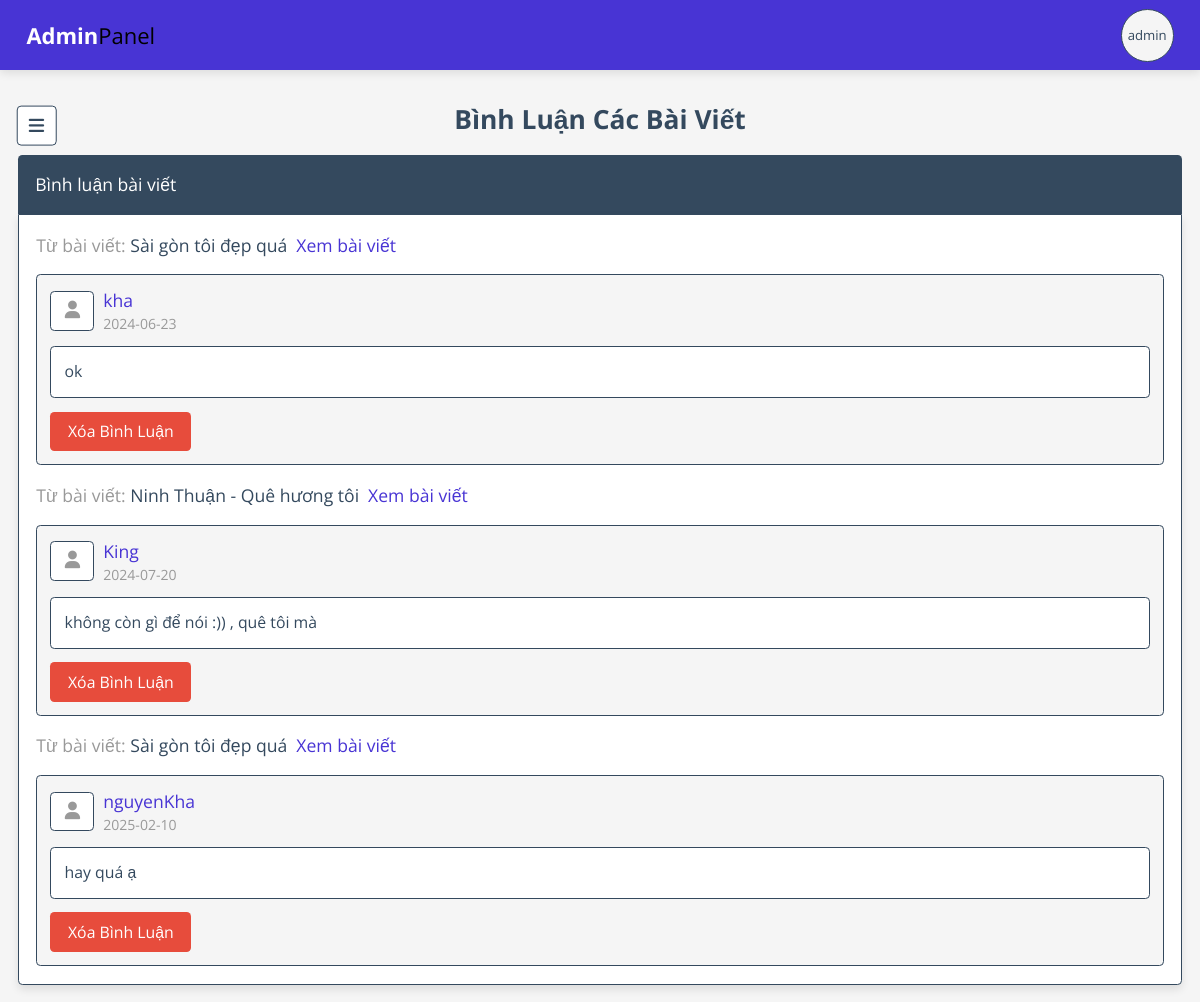
Screenshot of /admin/comments.php (signed in) with the database file from the repository.
### tables this page shows
CREATE TABLE `posts` (
  `id` int(100) NOT NULL,
  `admin_id` int(100) NOT NULL,
  `name` varchar(100) NOT NULL,
  `title` varchar(100) NOT NULL,
  `content` varchar(10000) NOT NULL,
  `category` varchar(50) NOT NULL,
  `image` varchar(100) NOT NULL,
  `date` date NOT NULL,
  `status` varchar(10) NOT NULL,
  `tag_id` int(11) DEFAULT NULL
);

CREATE TABLE `comments` (
  `id` int(100) NOT NULL,
  `post_id` int(100) NOT NULL,
  `admin_id` int(100) NOT NULL,
  `user_id` int(100) NOT NULL,
  `user_name` varchar(50) NOT NULL,
  `comment` varchar(1000) NOT NULL,
  `date` date NOT NULL
);

### admin/comments.php (the view, shortened to what this page needs)
<?php
include '../components/connect.php';
$admin_id = $_SESSION['admin_id'];
?>
<!DOCTYPE html>
<html lang="en">
<head>
   <link rel="stylesheet" href="https://cdnjs.cloudflare.com/ajax/libs/font-awesome/6.1.1/css/all.min.css">
   <link rel="stylesheet" href="../css/admin_style_edit.css">
</head>
<body>
   <?php include '../components/admin_header.php' ?>
   <section class="comments">
      <h1 class="heading">Bình luận các bài viết</h1>
      <p class="comment-title">Bình luận bài viết</p>
      <div class="box-container">
         <?php
         $select_comments = $conn->prepare("SELECT * FROM `comments` WHERE admin_id = ?");
         $select_comments->execute([$admin_id]);
         if ($select_comments->rowCount() > 0) {
            while ($fetch_comments = $select_comments->fetch(PDO::FETCH_ASSOC)) {
         ?>
               <?php
               $select_posts = $conn->prepare("SELECT * FROM `posts` WHERE id = ?");
               $select_posts->execute([$fetch_comments['post_id']]);
               while ($fetch_posts = $select_posts->fetch(PDO::FETCH_ASSOC)) {
               ?>
                  <div class="post-title"> Từ bài viết: <span><?= $fetch_posts['title']; ?></span> <a href="read_post.php?post_id=<?= $fetch_posts['id']; ?>">Xem bài viết</a></div>
               <?php
               }
               ?>
               <div class="box">
                  <div class="user">
                     <i class="fas fa-user"></i>
                     <div class="user-info">
                        <span><?= $fetch_comments['user_name']; ?></span>
                        <div><?= $fetch_comments['date']; ?></div>
                     </div>
                  </div>
                  <div class="text"><?= $fetch_comments['comment']; ?></div>
                  <form action="" method="POST">
                     <button type="submit" class="inline-delete-btn" name="delete_comment" onclick="return confirm('Bạn có chắc xóa bình luận này không?');">Xóa bình luận</button>
                  </form>
               </div>
         <?php
            }
         } else {
            echo '<p class="empty">Chưa có bình luận nào được thêm!</p>';
         }
         ?>
      </div>
   </section>
</body>
</html>

### components/admin_header.php (shortened to what this page needs)
<header class="header">
   <div class="header_top">
      <a href="dashboard.php" class="logo">Admin<span>Panel</span></a>
      <div class="profile">
         <?php
         $select_profile = $conn->prepare("SELECT * FROM `admin` WHERE id = ?");
         $select_profile->execute([$admin_id]);
         $fetch_profile = $select_profile->fetch(PDO::FETCH_ASSOC);
         ?>
         <a href="update_profile.php"><?= $fetch_profile['name']; ?></a>
      </div>
   </div>
</header>
<div id="menu-btn" class="fas fa-bars"></div>

### css/admin_style_edit.css (style rules this page uses)
:root { --main-color: #4834d4; --red: #e74c3c; --orange: #f39c12; --black: #34495e; --white: #fff; --light-bg: #f5f5f5; --light-color: #999; --border: 0.2rem solid var(--black); --box-shadow: 0 0.5rem 1rem rgba(0, 0, 0, 0.1); }
* { font-family: "Open Sans", sans-serif; margin: 0; padding: 0; box-sizing: border-box; text-decoration: none; outline: none; border: none; }
html { font-size: 62.5%; overflow-x: hidden; }
body { background-color: var(--light-bg); padding-left: 35rem; }
section { max-width: 1200px; margin: 0 auto; padding: 2rem; }
.btn, .delete-btn, .option-btn, .inline-btn, .inline-option-btn, .inline-delete-btn { margin-top: 1rem; margin-right:1rem; border-radius: 0.5rem; cursor: pointer; font-size: 1.8rem; color: var(--white); padding: 1rem 2rem; text-transform: capitalize; text-align: center; }
.inline-btn, .inline-option-btn, .inline-delete-btn { display: inline-block; margin-right: 1rem; }
.inline-delete-btn, .delete-btn { background-color: var(--red); }
.heading { text-align: center; margin-bottom: 2rem; text-transform: capitalize; color: var(--black); font-size: 3rem; }
.header { position: fixed; top: 0; left: 0; transition: 0.2s linear; background-color: var(--white); z-index: 1000; border-right: var(--border); width: 35rem; padding: 2rem; min-height: 100vh; text-align: center; overflow-y: scroll; }
.header .header_top { background-color: var(--main-color); position: fixed; width: 100%; top: 0; left: 0; display: flex; align-items: center; justify-content: space-between; padding: 0 3rem; transition: transform 0.4s ease-in-out; box-shadow: var(--box-shadow); }
.header .logo { font-size: 2.5rem; color: var(--white); font-weight: bold; }
.header .logo span { color:black; font-weight: normal; }
.header .profile { width: 6rem; height: 6rem; border-radius: 50%; background-color: var(--light-bg); margin: 1rem 0; border: var(--border); display: flex; align-items: center; justify-content: center; }
.header .profile a { font-size: 1.5rem; color: var(--black); }
#menu-btn { display: block; border: var(--border); border-radius: 0.5rem; background-color: var(--white); color: var(--black); cursor: pointer; box-shadow: var(--border); height: 4.5rem; line-height: 4.3rem; width: 4.5rem; font-size: 2rem; position: sticky; top: 12rem; left: 1.9rem; text-align: center; }
.comments { margin-top : 5rem; }
.comments .comment-title { border-top-right-radius: 0.5rem; border-top-left-radius: 0.5rem; background-color: var(--black); padding: 2rem; color: var(--white); font-size: 2rem; }
.comments .box-container { border-bottom-right-radius: 0.5rem; border-bottom-left-radius: 0.5rem; background-color: var(--white); box-shadow: var(--box-shadow); border: var(--border); padding: 2rem; display: grid; gap: 2rem; }
.comments .box-container .box { background-color: var(--light-bg); border-radius: 0.5rem; padding: 1.5rem; border: var(--border); }
.comments .box-container .post-title { font-size: 2rem; color: var(--light-color); }
.comments .box-container .post-title span { color: var(--black); }
.comments .box-container .post-title a { color: var(--main-color); margin-left: 0.5rem; }
.comments .box-container .box .user { display: flex; align-items: center; gap: 1rem; margin-bottom: 1.5rem; }
.comments .box-container .box .user i { font-size: 2rem; border-radius: 0.5rem; border: var(--border); height: 4.5rem; width: 5rem; line-height: 4.1rem; background-color: var(--white); text-align: center; color: var(--light-color); }
.comments .box-container .box .user .user-info span { font-size: 2rem; color: var(--main-color); }
.comments .box-container .box .user .user-info div { color: var(--light-color); font-size: 1.6rem; margin-top: 0.2rem; }
.comments .box-container .box .text { font-size: 1.8rem; color: var(--black); line-height: 1.5; white-space: pre-line; background-color: var(--white); border-radius: 0.5rem; padding: 1.5rem; margin: 0.5rem 0; border: var(--border); }
@media (max-width: 1200px) { html { font-size: 55%; } }
@media (max-width: 1200px) { body { padding-left: 0; } }
@media (max-width: 1200px) { #menu-btn { display: block; } }
@media (max-width: 1200px) { .header { left: -35rem; transition: 0.2s linear; } }

### rows the page displays
comments: user_name "kha", date "2024-06-23", comment "ok"
posts: title "Sài gòn tôi đẹp quá"
comments: user_name "King", date "2024-07-20", comment "không còn gì để nói :)) , quê tôi mà"
posts: title "Ninh Thuận - Quê hương tôi"
comments: user_name "nguyenKha", date "2025-02-10", comment "hay quá ạ"

### other values shown
$fetch_profile['name'] "admin"
